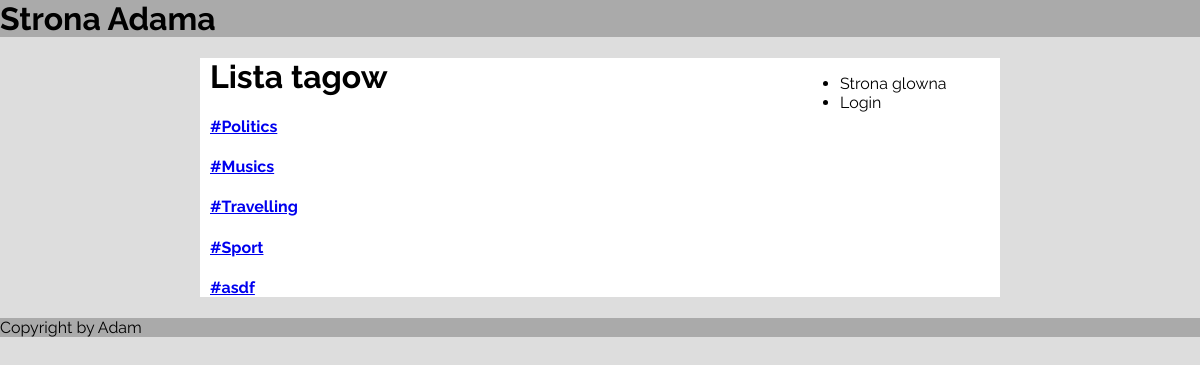
Page /tags/ on the earlier database version.
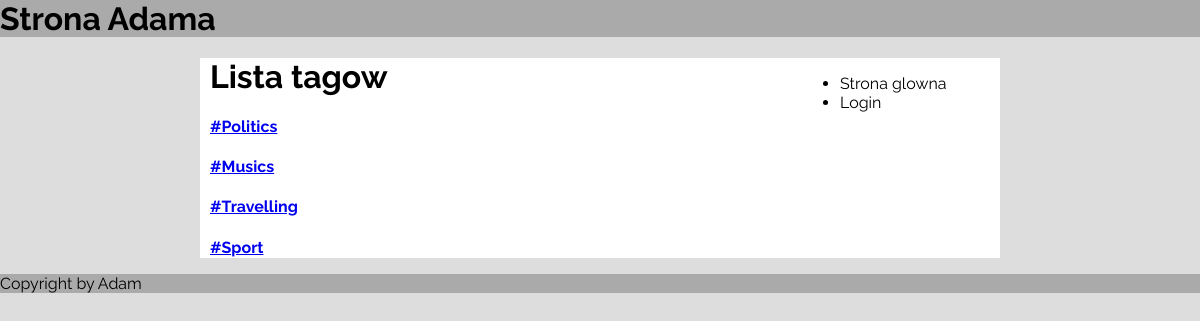
Same page on the later database version.
### main/models.py (models this page shows, shortened)
class Tag(models.Model):
	name = models.CharField(max_length=200, blank=True, default='', unique=True)

### main/views.py (the view)
# urls.py: url(r'^tags/', views.tags, name='tags'),
def tags(request):
	tags = Tag.objects.all()
	context = {
		'tag': tags
	}
	return render(request, 'main/tags.html', context)

### main/templates/main/tags.html (shortened to what this page needs)
{% extends 'main/base.html' %}
{% block header %}
	<h1>Lista tagow</h1>
{% endblock %}
{% block content %}
<div>
	{% for tag in tag %}
		<div>
			<h4><a href="/tag/{{ tag.name|slice:'1:' }}">{{tag.name}} </a></h4>
		</div>
	{% endfor %}
</div>
{% endblock %}

Differences in the rows shown:
removed Tag: name "#asdf"
